Frame 1 (no input): blank canvas, image omitted
Frame 60 (no input): blank canvas, image omitted
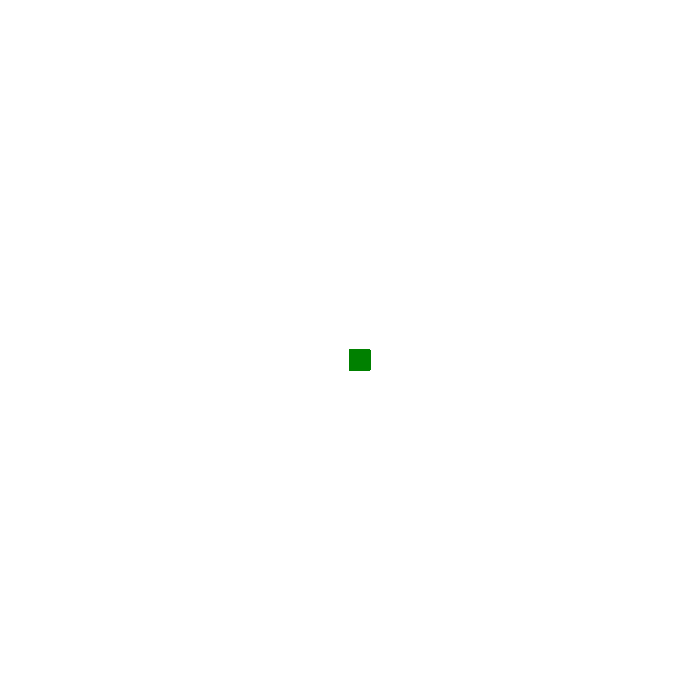
Frame 120 (the mouse pressed at the canvas centre since frame 60)

The p5.js sketch whose frames 1 and 60 were blank and that drew this single picture after the mouse press (run headless with seeded random() and noise() and a simulated clock; from frame 60 on, the mouse is pressed at the canvas centre):

// p5.js sketch
// ── sketch.js
function setup() {
    createCanvas(700, 700);
    background("white");
  }
  
  function draw() {
    
    stroke("green");
    fill("green");
  
    // console.log (mouseIsPressed);
  
    if (mouseIsPressed) {
      rect(mouseX, mouseY, 20, 20);
    }
  }
